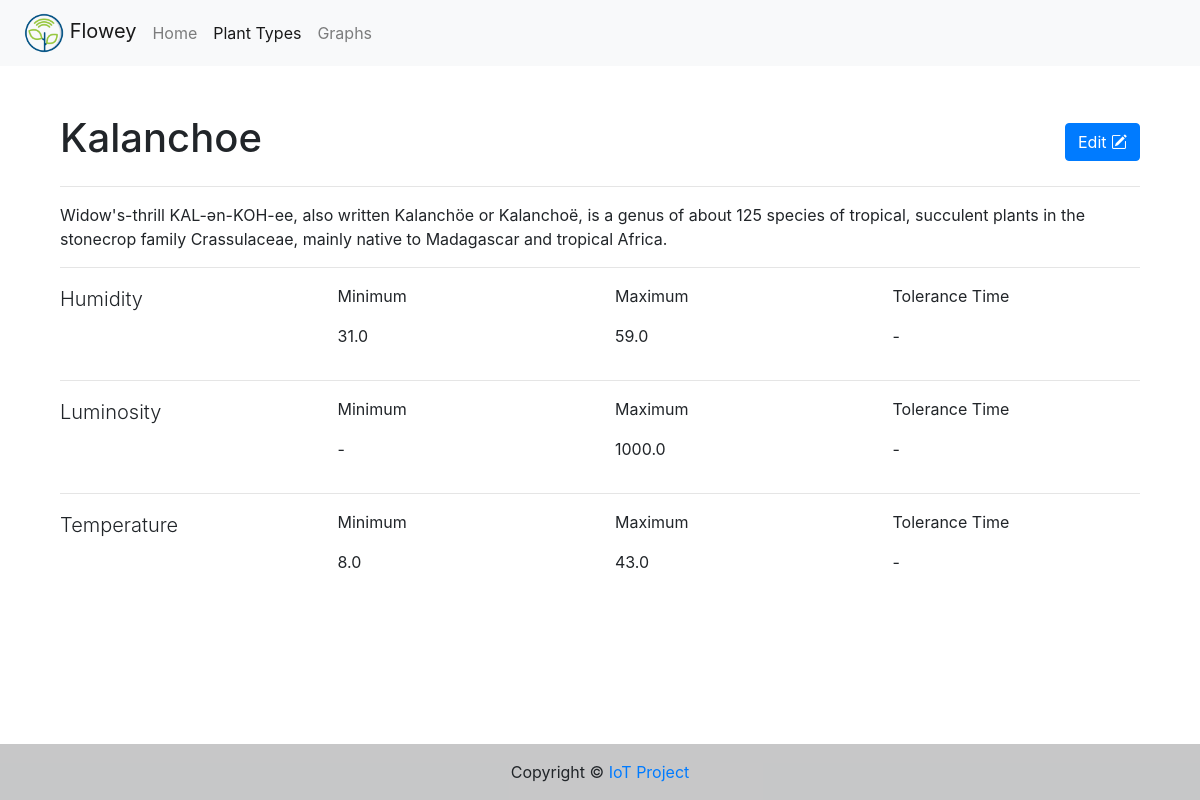
Page /plant_type/3 on the committed database.
### models/plant_type.py (models this page shows)
@dataclass
class PlantTypeModel(db.Model):
    __tablename__ = 'plant_type'
    id: int = db.Column(db.Integer, primary_key=True, autoincrement=True)
    last_modified: datetime = db.Column(db.DateTime, default=datetime.utcnow, onupdate=datetime.utcnow)
    name: str = db.Column(db.String(length=128), nullable=False, unique=True)
    description: str = db.Column(db.Text)
    humidity_min: float = db.Column(db.Float)
    humidity_max: float = db.Column(db.Float)
    humidity_tolerance_time: int = db.Column(db.Integer)
    luminosity_min: float = db.Column(db.Float)
    luminosity_max: float = db.Column(db.Float)
    luminosity_tolerance_time: int = db.Column(db.Integer)
    temperature_min: float = db.Column(db.Float)
    temperature_max: float = db.Column(db.Float)
    temperature_tolerance_time: int = db.Column(db.Integer)
    plant_data = db.relationship('PlantDataModel',
                                 lazy=True)

### views/plant_type.py (the view)
@plant_type_bp.route('/<int:plant_type_id>')
def details(plant_type_id):
    plant_type = PlantTypeModel.query.get_or_404(plant_type_id)
    return render_template('plant_type/details.html',
                           title=plant_type.name,
                           plant_type_model=plant_type)

### utils.py (called while the page is built)
def randint(a, b):
    return random.randint(a, b)

### views/plant_type.py (called while the page is built)
@plant_type_bp.context_processor
def utility_title(title='Plant Type'):
    return dict(title=title)

### templates/plant_type/details.html
{% extends "base.html" %}
{% block active_navlink__plant_type %}
    active
{% endblock %}
{% block content %}
    <div class="row mb-3 align-items-center">
        <div class="col">
            <h1>{{ plant_type_model.name }}</h1>
        </div>
        <div class="col-auto">
            <a class="btn btn-primary my-2" role="button"
               href="{{ url_for('plant_type.edit', plant_type_id=plant_type_model.id) }}">
                <span class="d-none d-md-inline">Edit </span><i class="bi bi-pencil-square"></i>
            </a>
        </div>
    </div>
    {% if plant_type_model.description|length %}
        <hr/>
        <div class="row">
            <div class="col">
                {{ plant_type_model.description }}
            </div>
        </div>
    {% endif %}
    <hr/>
    <div class="row">
        <div class="col-12 col-md-3">
            <p class="lead">Humidity</p>
        </div>
        <div class="col-6 col-md-3">
            <p>Minimum</p>
            <p>{{ plant_type_model.humidity_min or '-' }}</p>
        </div>
        <div class="col-6 col-md-3">
            <p>Maximum</p>
            <p>{{ plant_type_model.humidity_max or '-' }}</p>
        </div>
        <div class="col-12 col-md-3">
            <p>Tolerance Time</p>
            <p>{{ plant_type_model.humidity_tolerance or '-' }}</p>
        </div>
    </div>
    <hr/>
    <div class="row">
        <div class="col-12 col-md-3">
            <p class="lead">Luminosity</p>
        </div>
        <div class="col-6 col-md-3">
            <p>Minimum</p>
            <p>{{ plant_type_model.luminosity_min or '-' }}</p>
        </div>
        <div class="col-6 col-md-3">
            <p>Maximum</p>
            <p>{{ plant_type_model.luminosity_max or '-' }}</p>
        </div>
        <div class="col-12 col-md-3">
            <p>Tolerance Time</p>
            <p>{{ plant_type_model.luminosity_tolerance or '-' }}</p>
        </div>
    </div>
    <hr/>
    <div class="row">
        <div class="col-12 col-md-3">
            <p class="lead">Temperature</p>
        </div>
        <div class="col-6 col-md-3">
            <p>Minimum</p>
            <p>{{ plant_type_model.temperature_min or '-' }}</p>
        </div>
        <div class="col-6 col-md-3">
            <p>Maximum</p>
            <p>{{ plant_type_model.temperature_max or '-' }}</p>
        </div>
        <div class="col-12 col-md-3">
            <p>Tolerance Time</p>
            <p>{{ plant_type_model.temperature_tolerance or '-' }}</p>
        </div>
    </div>
{% endblock %}

### rows in the picture
PlantTypeModel: name "Kalanchoe", description "Widow's-thrill KAL-ən-KOH-ee, also written Kalanchöe or Kalanchoë, is a genus of about 125 species of tropical, succulent plants in the stonecrop family Crassulaceae, mainly native to Madagascar and tropical Africa.", humidity_min "31.0", humidity_max "59.0", luminosity_min "-", luminosity_max "1000.0", temperature_min "8.0", temperature_max "43.0"

### other values in the picture
{{ plant_type_model.humidity_tolerance or '-' }} "-"
{{ plant_type_model.luminosity_tolerance or '-' }} "-"
{{ plant_type_model.temperature_tolerance or '-' }} "-"
